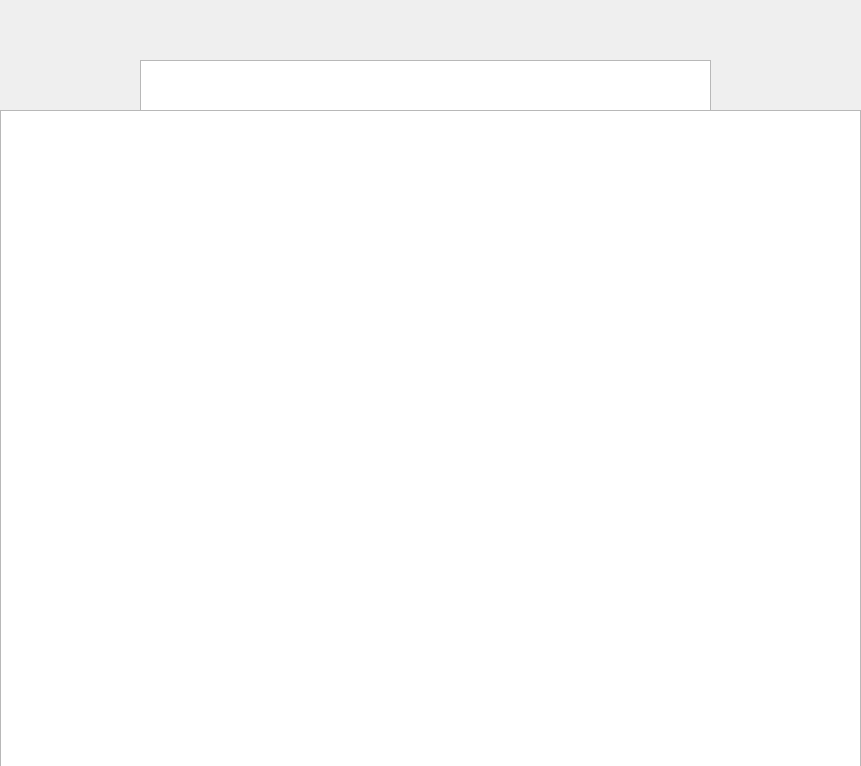
<?xml version="1.0" encoding="UTF-8"?>
<ui version="4.0">
 <class>groupe_GM_ETU</class>
 <widget class="QWidget" name="groupe_GM_ETU">
  <property name="geometry">
   <rect>
    <x>0</x>
    <y>0</y>
    <width>861</width>
    <height>766</height>
   </rect>
  </property>
  <property name="windowTitle">
   <string>Form</string>
  </property>
  <widget class="QTableView" name="more_info_groupe">
   <property name="geometry">
    <rect>
     <x>0</x>
     <y>110</y>
     <width>861</width>
     <height>661</height>
    </rect>
   </property>
  </widget>
  <widget class="QTableView" name="specific_table_groupe">
   <property name="geometry">
    <rect>
     <x>140</x>
     <y>60</y>
     <width>571</width>
     <height>51</height>
    </rect>
   </property>
  </widget>
 </widget>
 <tabstops>
  <tabstop>more_info_groupe</tabstop>
  <tabstop>specific_table_groupe</tabstop>
 </tabstops>
 <resources/>
 <connections/>
</ui>
